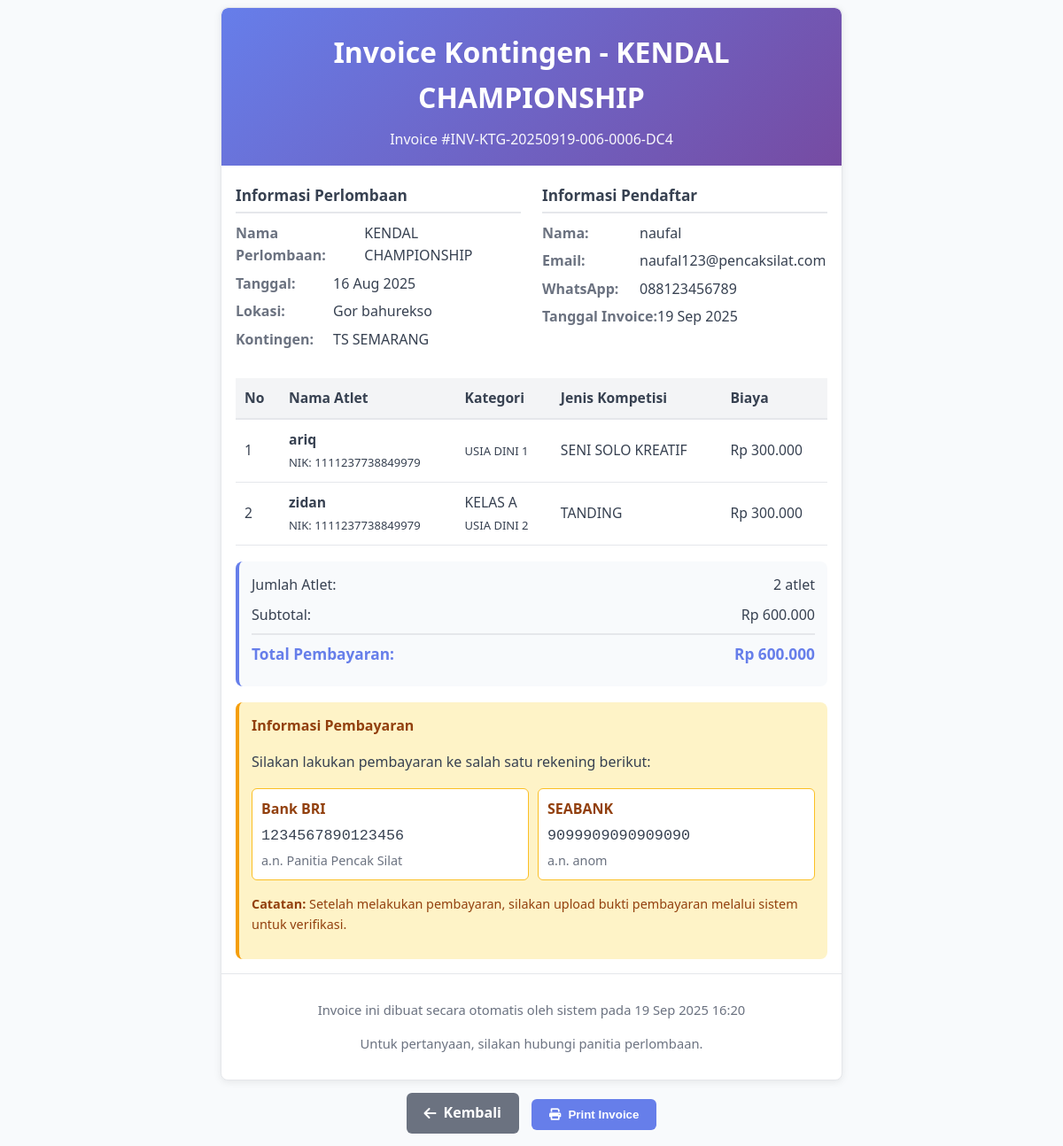
The page /dashboard/user/generate-invoice.php?type=kontingen&competition_id=6 (signed in) on the database its author committed.
### tables this page shows
CREATE TABLE `competitions` (
  `id` int NOT NULL,
  `nama_perlombaan` varchar(200) NOT NULL,
  `deskripsi` text,
  `lokasi` varchar(200) DEFAULT NULL,
  `maps_link` text,
  `whatsapp_group` text,
  `kontak_panitia` varchar(100) DEFAULT NULL,
  `status` enum('coming_soon','open_regist','close_regist','active','finished','inactive') DEFAULT 'coming_soon',
  `tanggal_open_regist` date DEFAULT NULL,
  `tanggal_close_regist` date DEFAULT NULL,
  `tanggal_pelaksanaan` date DEFAULT NULL,
  `poster` varchar(255) DEFAULT NULL,
  `created_at` timestamp NOT NULL DEFAULT CURRENT_TIMESTAMP,
  `updated_at` timestamp NOT NULL DEFAULT CURRENT_TIMESTAMP ON UPDATE CURRENT_TIMESTAMP,
  `registration_status` enum('auto','coming_soon','open_regist','close_regist') DEFAULT 'auto'
);

CREATE TABLE `registrations` (
  `id` int NOT NULL,
  `competition_id` int NOT NULL,
  `athlete_id` int NOT NULL,
  `category_id` int DEFAULT NULL,
  `status` enum('pending','approved','rejected','paid') DEFAULT 'pending',
  `payment_status` enum('unpaid','paid','verified') DEFAULT 'unpaid',
  `payment_proof` varchar(255) DEFAULT NULL,
  `created_at` timestamp NOT NULL DEFAULT CURRENT_TIMESTAMP,
  `updated_at` timestamp NOT NULL DEFAULT CURRENT_TIMESTAMP ON UPDATE CURRENT_TIMESTAMP,
  `age_category_id` int DEFAULT NULL,
  `competition_type_id` int DEFAULT NULL,
  `payment_note` text
);

CREATE TABLE `athletes` (
  `id` int NOT NULL,
  `user_id` int DEFAULT NULL,
  `kontingen_id` int DEFAULT NULL,
  `foto` varchar(255) DEFAULT NULL,
  `nama` varchar(100) NOT NULL,
  `nik` varchar(50) DEFAULT NULL,
  `jenis_kelamin` enum('L','P') NOT NULL,
  `tanggal_lahir` date NOT NULL,
  `tempat_lahir` varchar(50) NOT NULL,
  `nama_sekolah` varchar(100) DEFAULT NULL,
  `berat_badan` decimal(5,2) DEFAULT NULL,
  `tinggi_badan` decimal(5,2) DEFAULT NULL,
  `created_at` timestamp NOT NULL DEFAULT CURRENT_TIMESTAMP,
  `updated_at` timestamp NOT NULL DEFAULT CURRENT_TIMESTAMP ON UPDATE CURRENT_TIMESTAMP
);

CREATE TABLE `age_categories` (
  `id` int NOT NULL,
  `competition_id` int DEFAULT NULL,
  `nama_kategori` varchar(50) NOT NULL,
  `usia_min` int NOT NULL,
  `usia_max` int NOT NULL,
  `created_at` timestamp NOT NULL DEFAULT CURRENT_TIMESTAMP
);

CREATE TABLE `competition_types` (
  `id` int NOT NULL,
  `competition_id` int NOT NULL,
  `nama_kompetisi` varchar(200) NOT NULL,
  `jenis_kelamin` enum('L','P','Campuran') DEFAULT 'Campuran',
  `biaya_pendaftaran` decimal(10,2) DEFAULT '0.00',
  `deskripsi` text,
  `created_at` timestamp NOT NULL DEFAULT CURRENT_TIMESTAMP
);

CREATE TABLE `competition_categories` (
  `id` int NOT NULL,
  `competition_id` int DEFAULT NULL,
  `nama_kategori` varchar(100) NOT NULL,
  `deskripsi` text,
  `berat_min` decimal(5,2) DEFAULT NULL,
  `berat_max` decimal(5,2) DEFAULT NULL,
  `age_category_id` int DEFAULT NULL,
  `jenis_kelamin` enum('L','P','Campuran') DEFAULT 'Campuran',
  `competition_type_id` int DEFAULT NULL,
  `tipe_kelas` enum('Berat','Tinggi','Lengan','Umur','Campuran') DEFAULT 'Berat',
  `created_at` timestamp NOT NULL DEFAULT CURRENT_TIMESTAMP
);

CREATE TABLE `payment_methods` (
  `id` int NOT NULL,
  `nama_bank` varchar(50) NOT NULL,
  `nomor_rekening` varchar(50) NOT NULL,
  `pemilik_rekening` varchar(100) NOT NULL,
  `nama_pemilik` varchar(100) NOT NULL,
  `status` enum('active','inactive') DEFAULT 'active',
  `created_at` timestamp NOT NULL DEFAULT CURRENT_TIMESTAMP,
  `updated_at` timestamp NOT NULL DEFAULT CURRENT_TIMESTAMP ON UPDATE CURRENT_TIMESTAMP
);

### config/database.php (called while the page is built, shortened)
<?php
function formatRupiah($number) {
    return 'Rp ' . number_format($number, 0, ',', '.');
}
?>

### dashboard/user/generate-invoice.php (the view, shortened to what this page needs)
<?php
    require_once '../../config/database.php';
    $type = $_GET['type'] ?? 'athlete';
    function generateInvoiceCode($type, $id, $competition_id) {
        $prefix = $type === 'athlete' ? 'ATL' : 'KTG';
        $date = date('Ymd');
        $comp_code = str_pad($competition_id, 3, '0', STR_PAD_LEFT);
        $id_code = str_pad($id, 4, '0', STR_PAD_LEFT);
        $random = strtoupper(substr(md5(uniqid()), 0, 3));
        return "INV-{$prefix}-{$date}-{$comp_code}-{$id_code}-{$random}";
    }
    $invoice_info = null;
    $invoice_items = [];
    $invoice_title = "Invoice";
    $invoice_code = "";
    try {
        if ($type === 'kontingen') {
            $competition_id = $_GET['competition_id'] ?? null;
            $stmt = $pdo->prepare("
                SELECT c.nama_perlombaan, c.tanggal_pelaksanaan, c.lokasi,
                       k.nama_kontingen, k.provinsi, k.kota,
                       u.nama as user_name, u.email, u.whatsapp, u.alamat,
                       c.id as competition_id
                FROM competitions c
                JOIN registrations r ON c.id = r.competition_id
                JOIN athletes a ON r.athlete_id = a.id
                JOIN kontingen k ON a.kontingen_id = k.id
                JOIN users u ON a.user_id = u.id
                WHERE c.id = ? AND a.user_id = ?
                GROUP BY c.id, k.id, u.id
                LIMIT 1
            ");
            $stmt->execute([$competition_id, $_SESSION['user_id']]);
            $invoice_info = $stmt->fetch();
            $stmt = $pdo->prepare("
                SELECT r.*, a.nama as athlete_name, a.nik, a.jenis_kelamin,
                       cc.nama_kategori as category_name,
                       ac.nama_kategori as age_category_name,
                       ct.nama_kompetisi, ct.biaya_pendaftaran
                FROM registrations r
                JOIN athletes a ON r.athlete_id = a.id
                LEFT JOIN competition_categories cc ON r.category_id = cc.id
                LEFT JOIN age_categories ac ON r.age_category_id = ac.id
                LEFT JOIN competition_types ct ON r.competition_type_id = ct.id
                WHERE r.competition_id = ? AND a.user_id = ?
                ORDER BY a.nama ASC
            ");
            $stmt->execute([$competition_id, $_SESSION['user_id']]);
            $invoice_items = $stmt->fetchAll();
            $invoice_code = generateInvoiceCode('kontingen', $competition_id, $competition_id);
            $invoice_title = "Invoice Kontingen - " . $invoice_info['nama_perlombaan'];
        }
        $total_amount = 0;
        foreach ($invoice_items as $item) {
            $total_amount += $item['biaya_pendaftaran'] ?? 0;
        }
        $competition_id = $invoice_info['competition_id'];
        $stmt = $pdo->prepare("
            SELECT pm.*
            FROM payment_methods pm
            JOIN competition_payment_methods cpm ON pm.id = cpm.payment_method_id
            WHERE cpm.competition_id = ? AND pm.status = 'active'
            ORDER BY pm.nama_bank ASC
        ");
        $stmt->execute([$competition_id]);
        $payment_methods = $stmt->fetchAll();
    } catch (Exception $e) {
        die('Error generating invoice: ' . $e->getMessage());
    }
    ?>
    <!DOCTYPE html>
    <html lang="id">
    <head>
        <link rel="stylesheet" href="https://cdnjs.cloudflare.com/ajax/libs/font-awesome/6.0.0/css/all.min.css">
    </head>
    <body>
        <div class="invoice-container" id="invoice">
            <div class="invoice-header">
                <h1><?php echo htmlspecialchars($invoice_title); ?></h1>
                <div class="invoice-number">
                    Invoice #<?php echo htmlspecialchars($invoice_code); ?>
                </div>
            </div>
            <div class="invoice-body">
                <div class="invoice-info">
                    <div class="info-section">
                        <h3>Informasi Perlombaan</h3>
                        <div class="info-item">
                            <span class="info-label">Nama Perlombaan:</span>
                            <span class="info-value"><?php echo htmlspecialchars($invoice_info['nama_perlombaan']); ?></span>
                        </div>
                        <div class="info-item">
                            <span class="info-label">Tanggal:</span>
                            <span class="info-value"><?php echo date('d M Y', strtotime($invoice_info['tanggal_pelaksanaan'])); ?></span>
                        </div>
                        <div class="info-item">
                            <span class="info-label">Lokasi:</span>
                            <span class="info-value"><?php echo htmlspecialchars($invoice_info['lokasi'] ?? '-'); ?></span>
                        </div>
                        <div class="info-item">
                            <span class="info-label">Kontingen:</span>
                            <span class="info-value"><?php echo htmlspecialchars($invoice_info['nama_kontingen']); ?></span>
                        </div>
                    </div>
                    <div class="info-section">
                        <h3>Informasi Pendaftar</h3>
                        <div class="info-item">
                            <span class="info-label">Nama:</span>
                            <span class="info-value"><?php echo htmlspecialchars($invoice_info['user_name']); ?></span>
                        </div>
                        <div class="info-item">
                            <span class="info-label">Email:</span>
                            <span class="info-value"><?php echo htmlspecialchars($invoice_info['email']); ?></span>
                        </div>
                        <div class="info-item">
                            <span class="info-label">WhatsApp:</span>
                            <span class="info-value"><?php echo htmlspecialchars($invoice_info['whatsapp']); ?></span>
                        </div>
                        <div class="info-item">
                            <span class="info-label">Tanggal Invoice:</span>
                            <span class="info-value"><?php echo date('d M Y'); ?></span>
                        </div>
                    </div>
                </div>
                <table class="athletes-table">
                    <thead>
                        <tr>
                            <th>No</th>
                            <th>Nama Atlet</th>
                            <th>Kategori</th>
                            <th>Jenis Kompetisi</th>
                            <th>Biaya</th>
                        </tr>
                    </thead>
                    <tbody>
                        <?php $no = 1; foreach ($invoice_items as $item): ?>
                            <tr>
                                <td><?php echo $no++; ?></td>
                                <td>
                                    <strong><?php echo htmlspecialchars($item['athlete_name']); ?></strong>
                                    <br>
                                    <small>NIK: <?php echo htmlspecialchars($item['nik']); ?></small>
                                </td>
                                <td>
                                    <?php if (!empty($item['category_name'])): ?>
                                        <?php echo htmlspecialchars($item['category_name']); ?>
                                        <br>
                                    <?php endif; ?>
                                    <?php if (!empty($item['age_category_name'])): ?>
                                        <small><?php echo htmlspecialchars($item['age_category_name']); ?></small>
                                    <?php endif; ?>
                                </td>
                                <td><?php echo htmlspecialchars($item['nama_kompetisi'] ?? '-'); ?></td>
                                <td><?php echo formatRupiah($item['biaya_pendaftaran'] ?? 0); ?></td>
                            </tr>
                        <?php endforeach; ?>
                    </tbody>
                </table>
                <div class="total-section">
                    <div class="total-row">
                        <span>Jumlah Atlet:</span>
                        <span><?php echo count($invoice_items); ?> atlet</span>
                    </div>
                    <div class="total-row">
                        <span>Subtotal:</span>
                        <span><?php echo formatRupiah($total_amount); ?></span>
                    </div>
                    <div class="total-row grand-total">
                        <span>Total Pembayaran:</span>
                        <span><?php echo formatRupiah($total_amount); ?></span>
                    </div>
                </div>
                <?php
                if (!empty($payment_methods)):
                ?>
                <div class="payment-info">
                    <h4>Informasi Pembayaran</h4>
                    <p>Silakan lakukan pembayaran ke salah satu rekening berikut:</p>
                    <div class="bank-info">
                        <?php foreach ($payment_methods as $method): ?>
                            <div class="bank-item">
                                <div class="bank-name"><?php echo htmlspecialchars($method['nama_bank']); ?></div>
                                <div class="bank-account"><?php echo htmlspecialchars($method['nomor_rekening']); ?></div>
                                <div class="bank-owner">a.n. <?php echo htmlspecialchars($method['pemilik_rekening']); ?></div>
                            </div>
                        <?php endforeach; ?>
                    </div>
                    <p style="margin-top: 15px; font-size: 0.9rem; color: #92400e;">
                        <strong>Catatan:</strong> Setelah melakukan pembayaran, silakan upload bukti pembayaran melalui sistem untuk verifikasi.
                    </p>
                </div>
                <?php endif; ?>
            </div>
            <div class="footer">
                <p>Invoice ini dibuat secara otomatis oleh sistem pada <?php echo date('d M Y H:i'); ?></p>
                <p>Untuk pertanyaan, silakan hubungi panitia perlombaan.</p>
            </div>
        </div>
        <div class="no-print">
            <a href="perlombaan.php" class="btn btn-secondary">
                <i class="fas fa-arrow-left"></i> Kembali
            </a>
            <button class="btn btn-primary" onclick="window.print()">
                <i class="fas fa-print"></i> Print Invoice
            </button>
        </div>
    </body>
    </html>

### rows shown on the page
competitions: nama_perlombaan "Invoice Kontingen - KENDAL CHAMPIONSHIP", nama_perlombaan "KENDAL CHAMPIONSHIP", tanggal_pelaksanaan "16 Aug 2025", lokasi "Gor bahurekso"
registrations: athlete.nama "ariq", athlete.nik "1111237738849979", age_category.nama_kategori "USIA DINI 1", competition_type.nama_kompetisi "SENI SOLO KREATIF", competition_type.biaya_pendaftaran "Rp 300.000"
registrations: athlete.nama "zidan", athlete.nik "1111237738849979", category.nama_kategori "KELAS A", age_category.nama_kategori "USIA DINI 2", competition_type.nama_kompetisi "TANDING", competition_type.biaya_pendaftaran "Rp 300.000"
payment_methods: nama_bank "Bank BRI", nomor_rekening "1234567890123456", pemilik_rekening "Panitia Pencak Silat"
payment_methods: nama_bank "SEABANK", nomor_rekening "9099909090909090", pemilik_rekening "anom"

### other values the page prints
$invoice_code "INV-KTG-20250919-006-0006-DC4"
$invoice_info['nama_kontingen'] "TS SEMARANG"
$invoice_info['user_name'] "naufal"
$invoice_info['email'] "naufal123@pencaksilat.com"
$invoice_info['whatsapp'] "088123456789"
count($invoice_items) "2"
formatRupiah($total_amount) "Rp 600.000"
